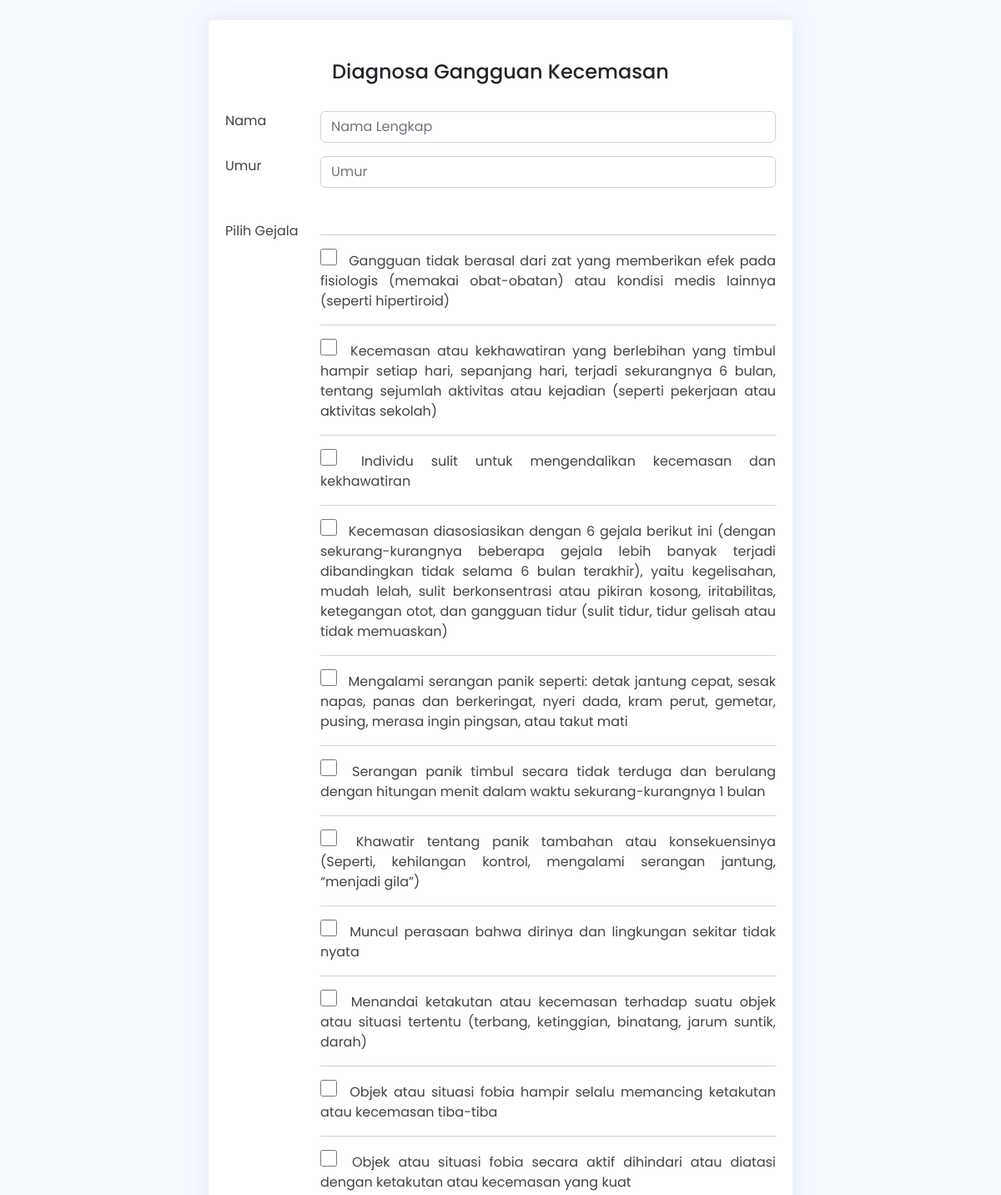
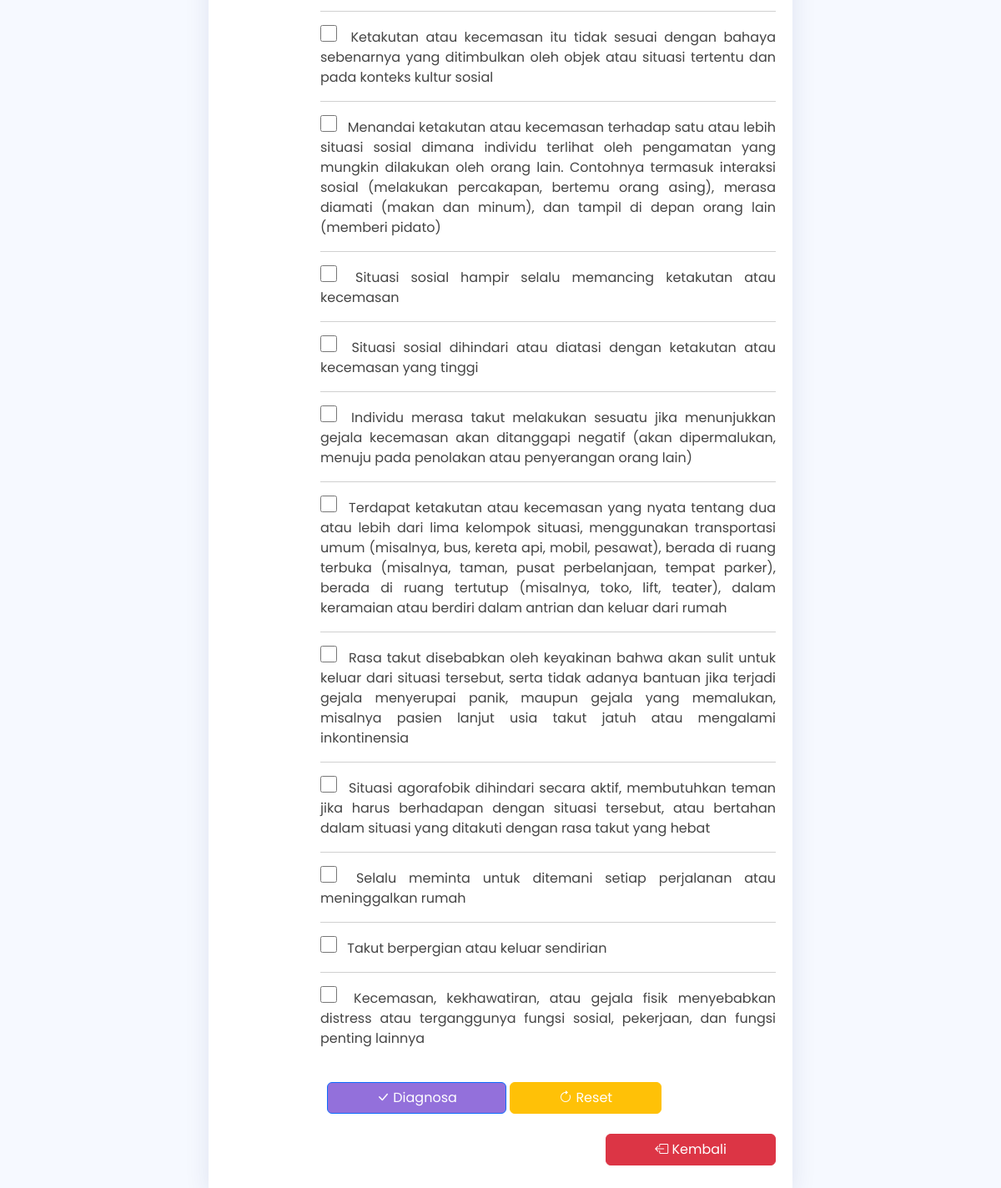
The page /konsultasi.php on the database its author committed (2 pictures, top to bottom).
### tables this page shows
CREATE TABLE `gejala` (
  `kode_gejala` char(5) NOT NULL,
  `nama_gejala` text NOT NULL
);

### konsultasi.php (the view, shortened to what this page needs)
<!DOCTYPE html>
<html lang="en">
<head>
  <link href="./assets/vendor/bootstrap/css/bootstrap.min.css" rel="stylesheet">
  <link rel="stylesheet" href="https://cdn.jsdelivr.net/npm/bootstrap-icons@1.10.2/font/bootstrap-icons.css">
  <link href="./assets/vendor/boxicons/css/boxicons.min.css" rel="stylesheet">
  <link href="./assets/vendor/quill/quill.snow.css" rel="stylesheet">
  <link href="./assets/vendor/quill/quill.bubble.css" rel="stylesheet">
  <link href="./assets/vendor/remixicon/remixicon.css" rel="stylesheet">
  <link href="./assets/vendor/simple-datatables/style.css" rel="stylesheet">
  <link href="./assets/css/style.css" rel="stylesheet">
</head>
<body>
  <section>
    <div class="card mt-4 col-md-7 mx-auto"> <br>
      <h4 class="text-dark d-flex justify-content-center mt-4" style="color: #9370db;">Diagnosa Gangguan Kecemasan</h4><br>
      <div class="card-body">
      <form action="./hasilkonsultasi.php" method="POST">
      <table class="table1">
					<div class="form-group row mb-3">
						<label for="" class="col-md-2 offset-md-0">Nama</label>
              <div class="col-sm-10">
							<input type="text" class="form-control" placeholder="Nama Lengkap" name="name" id="name" required>
              </div>
					</div>
						<div class="form-group row mb-3">
							<label for="" class="col-md-2 offset-md-0">Umur</label>
              <div class="col-sm-10">
							<input type="number" class="form-control" placeholder="Umur"  name="umur" id="umur" required>
              </div>
						</div>
					</div><br>
          <div class="form-group row mb-3">
							<label for="" class="col-md-2 offset-md-0">Pilih Gejala</label>
              <div class="col-md-10" align="justify">
        <?php
        $koneksi = mysqli_connect("localhost", "root", "", "gangguankecemasan");
        ?>
          <?php
          $sqli = "SELECT * FROM gejala";
          $result = $koneksi->query($sqli);
          while ($row = $result->fetch_object()) {
            echo "<hr> ";
            echo "<label for='checkbox" . $row->kode_gejala . "' style='cursor: pointer;'>";
            echo "<input style='cursor: pointer; width:20px;height:20px;' type='checkbox' id='checkbox" . $row->kode_gejala . "' name='evidence[]' value='" . $row->kode_gejala . "'";
            echo ">&ensp; " . $row->nama_gejala . "</label><br>";
          }
          ?>
          </div>
          </div>
					<div class="form-group row mb-3 offset-md-2">
          <div>
            <button class="btn btn-primary mt-4 btn-md" onclick="return validateForm();" style="background-color: #9370db; padding: 6px 58px;"><i class="bi bi-check-lg"></i> Diagnosa</button>
            <button type="reset" value=" Reset" class="btn btn-warning mt-4 btn-md" name="reset"  id="reset" style="color: white; padding: 6px 58px;"><i class="bi bi-arrow-clockwise"></i> Reset</button>
            <a href="./index.php" class="btn btn-danger mt-4 btn-md"  style="float: right; padding: 6px 58px;"> <i class="bi bi-box-arrow-left"></i> Kembali</a>
          </div>
          </div>
      </div>
  </section>
</body>
</html>

### assets/css/style.css (style rules this page uses)
:root { scroll-behavior: smooth; }
body { font-family: "Poppins", sans-serif; background: #f6f9ff; color: #444444; }
a { color: #9370db; text-decoration: none; }
h1, h2, h3, h4, h5, h6 { font-family: "Poppins", sans-serif; }
.card { margin-bottom: 30px; border: none; border-radius: 5px; box-shadow: 0px 0 30px rgba(1, 41, 112, 0.1); }
.card-body { padding: 0 20px 20px 20px; }

### rows shown on the page
gejala: nama_gejala "Gangguan tidak berasal dari zat yang memberikan efek pada fisiologis (memakai obat-obatan) atau kondisi medis lainnya (seperti hipertiroid)"
gejala: nama_gejala "Kecemasan atau kekhawatiran yang berlebihan yang timbul hampir setiap hari, sepanjang hari, terjadi sekurangnya 6 bulan, tentang sejumlah aktivitas atau kejadian (seperti pekerjaan atau aktivitas sekolah)"
gejala: nama_gejala "Individu sulit untuk mengendalikan kecemasan dan kekhawatiran"
gejala: nama_gejala "Kecemasan diasosiasikan dengan 6 gejala berikut ini (dengan sekurang-kurangnya beberapa gejala lebih banyak terjadi dibandingkan tidak selama 6 bulan terakhir), yaitu kegelisahan, mudah lelah, sulit berkonsentrasi atau pikiran kosong, iritabilitas, ketegangan otot, dan gangguan tidur (sulit tidur, tidur gelisah atau tidak memuaskan)"
gejala: nama_gejala "Mengalami serangan panik seperti: detak jantung cepat, sesak napas, panas dan berkeringat, nyeri dada, kram perut, gemetar, pusing, merasa ingin pingsan, atau takut mati"
gejala: nama_gejala "Serangan panik timbul secara tidak terduga dan berulang dengan hitungan menit dalam waktu sekurang-kurangnya 1 bulan"
gejala: nama_gejala "Khawatir tentang panik tambahan atau konsekuensinya (Seperti, kehilangan kontrol, mengalami serangan jantung, “menjadi gila”)"
gejala: nama_gejala "Muncul perasaan bahwa dirinya dan lingkungan sekitar tidak nyata"
gejala: nama_gejala "Menandai ketakutan atau kecemasan terhadap suatu objek atau situasi tertentu (terbang, ketinggian, binatang, jarum suntik, darah)"
gejala: nama_gejala "Objek atau situasi fobia hampir selalu memancing ketakutan atau kecemasan tiba-tiba"
gejala: nama_gejala "Objek atau situasi fobia secara aktif dihindari atau diatasi dengan ketakutan atau kecemasan yang kuat"
gejala: nama_gejala "Ketakutan atau kecemasan itu tidak sesuai dengan bahaya sebenarnya yang ditimbulkan oleh objek atau situasi tertentu dan pada konteks kultur sosial"
gejala: nama_gejala "Menandai ketakutan atau kecemasan terhadap satu atau lebih situasi sosial dimana individu terlihat oleh pengamatan yang mungkin dilakukan oleh orang lain. Contohnya termasuk interaksi sosial (melakukan percakapan, bertemu orang asing), merasa diamati (makan dan minum), dan tampil di depan orang lain (memberi pidato)"
gejala: nama_gejala "Situasi sosial hampir selalu memancing ketakutan atau kecemasan"
gejala: nama_gejala "Situasi sosial dihindari atau diatasi dengan ketakutan atau kecemasan yang tinggi"
gejala: nama_gejala "Individu merasa takut melakukan sesuatu jika menunjukkan gejala kecemasan akan ditanggapi negatif (akan dipermalukan, menuju pada penolakan atau penyerangan orang lain)"
gejala: nama_gejala "Terdapat ketakutan atau kecemasan yang nyata tentang dua atau lebih dari lima kelompok situasi, menggunakan transportasi umum (misalnya, bus, kereta api, mobil, pesawat), berada di ruang terbuka (misalnya, taman, pusat perbelanjaan, tempat parker), berada di ruang tertutup (misalnya, toko, lift, teater), dalam keramaian atau berdiri dalam antrian dan keluar dari rumah"
gejala: nama_gejala "Rasa takut disebabkan oleh keyakinan bahwa akan sulit untuk keluar dari situasi tersebut, serta tidak adanya bantuan jika terjadi gejala menyerupai panik, maupun gejala yang memalukan, misalnya pasien lanjut usia takut jatuh atau mengalami inkontinensia"
gejala: nama_gejala "Situasi agorafobik dihindari secara aktif, membutuhkan teman jika harus berhadapan dengan situasi tersebut, atau bertahan dalam situasi yang ditakuti dengan rasa takut yang hebat"
gejala: nama_gejala "Selalu meminta untuk ditemani setiap perjalanan atau meninggalkan rumah"
gejala: nama_gejala "Takut berpergian atau keluar sendirian"
gejala: nama_gejala "Kecemasan, kekhawatiran, atau gejala fisik menyebabkan distress atau terganggunya fungsi sosial, pekerjaan, dan fungsi penting lainnya"
